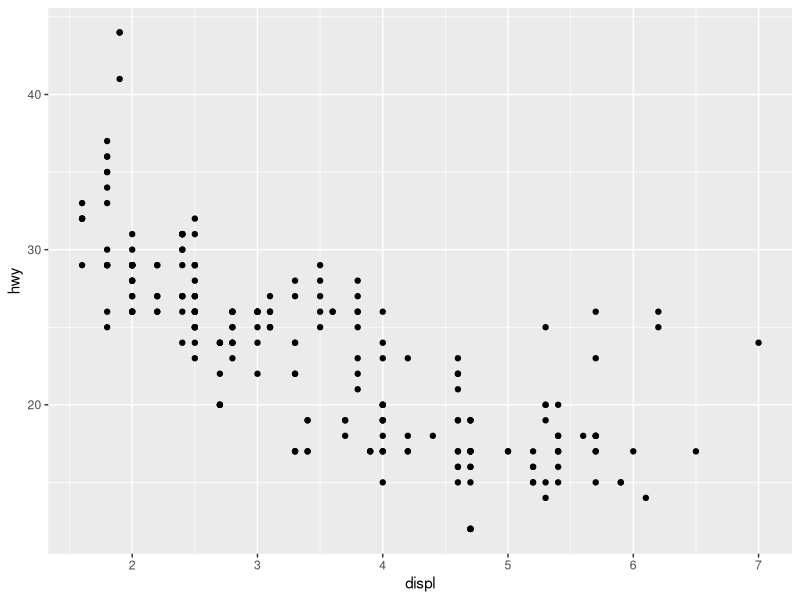
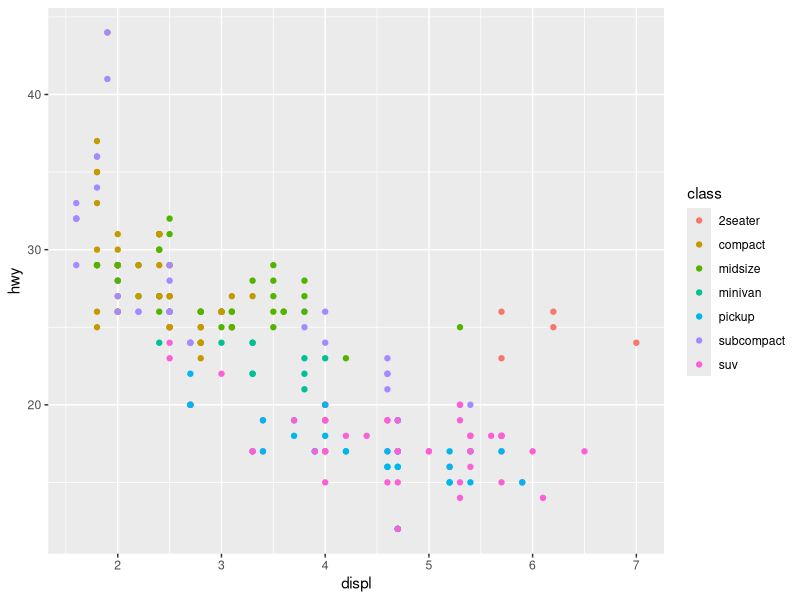
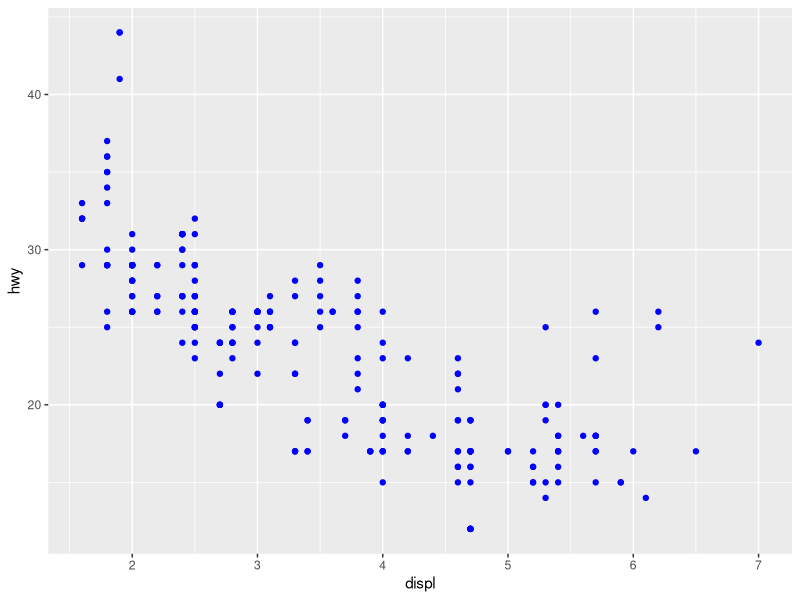
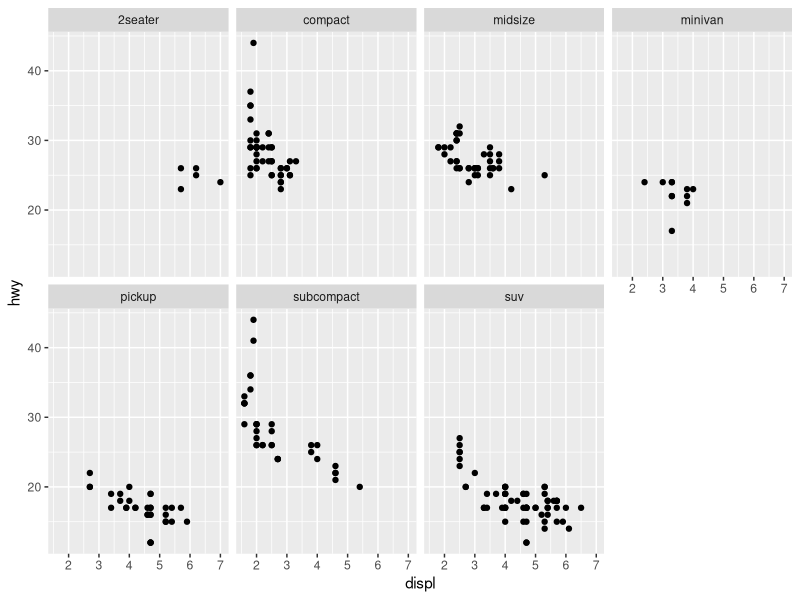
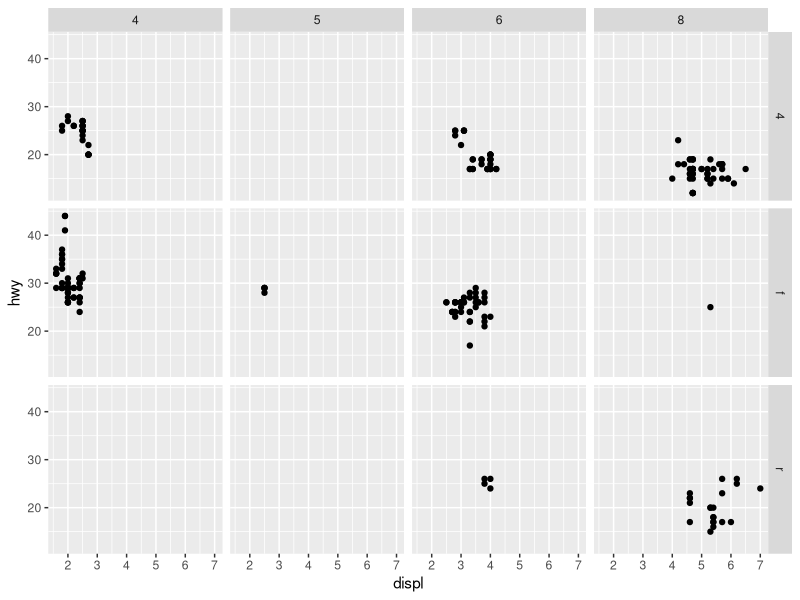
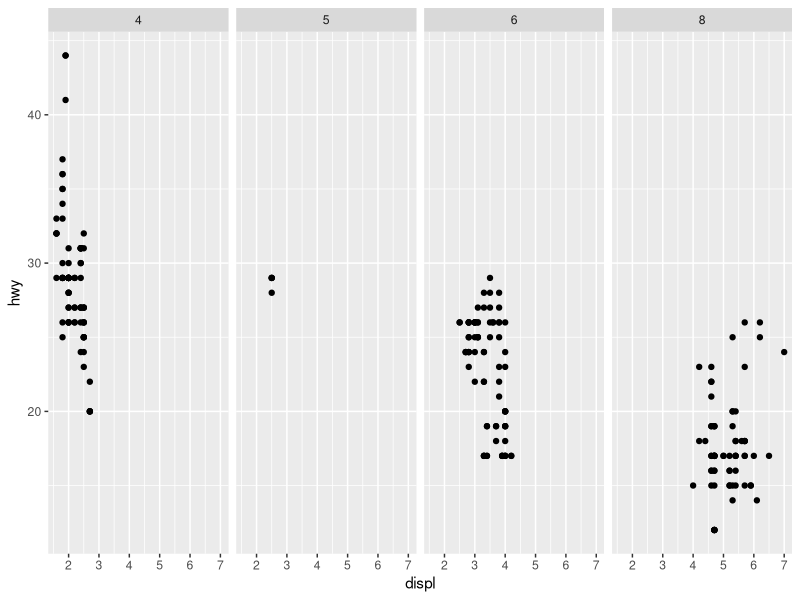
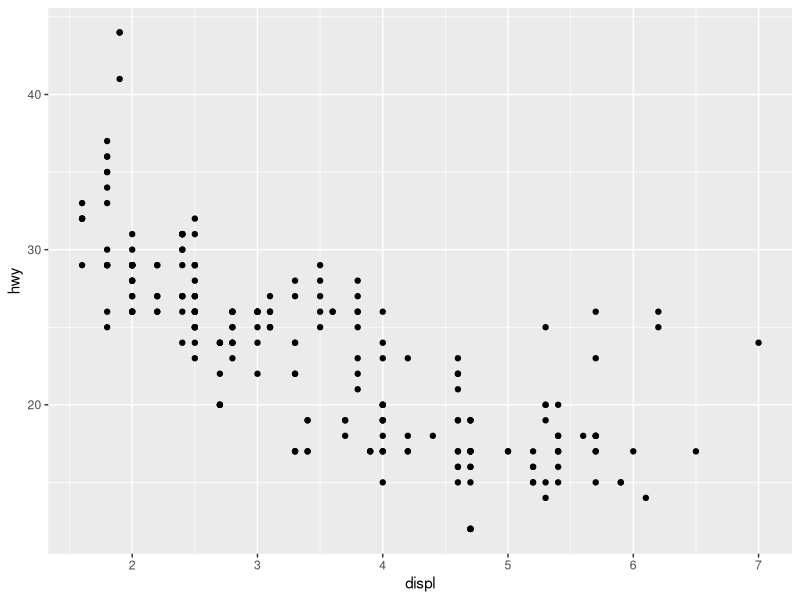
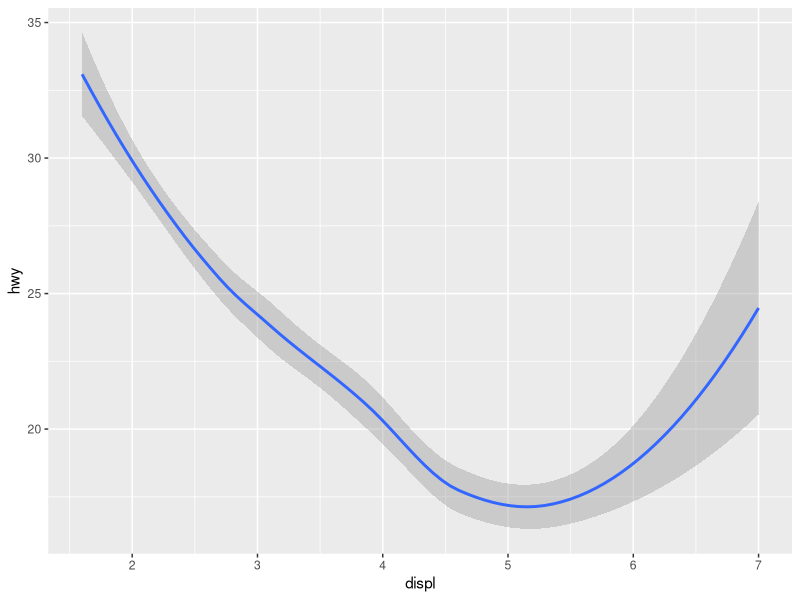

The R source for these figures, in order:
#### Preface ####

## Data Science Model ##

# First you must import your data. This typically means that you take
# data stored in a file, database, or web API, and load it into a 
# data frame in R. 

# Next, it's a good idea to tidy the data, which means storing it in a
# consistent form that matches the semantics of the dataset with the
# way it's stored. In short, when your data is tidy, each column is
# a variable and each row is an observation. 

# Once data is tidy, a common first step is to transform the data. 
# Transformation includes narrowing in on observations of interest,
# creating new variables that are functions of existing variables, 
# and calculating a set of summary statistics.

# Together, tidying and transforming are called wrangling.

# Once you have tidy data, there are two main engines of knowledge
# generation: visualization and modeling.

# A good visualization will show you things that you did not expect
# or raise new questions about the data. It may also hint that you're
# asking the wrong question, or need to collect different data. 

# Once you've made your questions sufficiently precise, you can use
# a model to answer them. Every model makes assumptions, and by its
# nature a model cannot question its own assumptions. That means that
# a model can't fundamentally surprise you. 

# The last step of a data science project is communication. It doesn't
# matter how well your models and visualizations have led you to 
# understand the data unless you can also communicate your results
# to others. 

# Data exploration is the art of looking at your data, rapidly 
# generating hypotheses, quickly testing them, then repeating again
# and again. The goal is to generate many promising leads that you 
# can later explore in more depth.

#### Chapter 1: Data Visualization with ggplot2 ####

library('ggplot2')
library('tidyverse')

# ggplot2 implements the grammar of graphics, a coherent system
# for describing and building graphs. 

# If we need to be explicit about where a function (or dataset) 
# comes from, we'll use the special form package::function()

## Creating a ggplot ##

# With ggplot2, you begin a plot with the function ggplot(), which
# creates a coordinate system that you can add layers to. The first
# argument of ggplot() is the data to use in the graph. So the 
# line ggplot(data=mpg) creates an empty graph. The function 
# geom_point() adds a layer of points to your plot, which creates
# a scatterplot. Each geom function in ggplot2 takes a mapping 
# argument, which defines how variables in your data are mapped
# to visual properties. The mapping argument is always paired with
# aes(), and the x and y arguments specify which variables to map 
# to the respective axes. 

ggplot(data=mpg) + 
  geom_point(mapping=aes(x=displ, y=hwy))

### Graphing Template ###

# ggplot(data=<DATA>) +
#   <GEOM_FUNCTION>(mapping=aes(<MAPPINGS))

### Aesthetic Mappings ###

# You can add a third variable, like class, to a two-dimensional
# scatterplot by mapping it to an aesthetic, which is a visual 
# property of the objects in your plot. They can include things
# like the size, shape, and color of your points. 

# You can convey information about your data by mapping the 
# aesthetics in your plot to the variables in your data.
ggplot(data=mpg) + 
  geom_point(mapping=aes(x=displ, y=hwy, color=class))

# You can also set the aesthetic properties of your geom manually.
# To set an aesthetic manually, set the property by name as an 
# argument of your geom function, outside of the aes() argument. 
ggplot(data=mpg) + 
  geom_point(mapping=aes(x=displ, y=hwy), color='blue')

# One common problem when creating ggplot2 graphics is to put
# the + in the wrong place: it has to be at the end of a line, 
# not the beginning.

# It'll interpret the inputs as different classes, depending
# on what the inputs look like (in this case it treats the
# booleans as two separate classes)

### Facets ###

# Another way to add additional variables is to split your plot
# into facets, which are subplots that each display one subset
# of the data. 

# To facet your plot by a single variable, use facet_wrap(), the 
# first argument of which should be a formula, which you create
# with a ~ followed by a variable name (here "formula" is the 
# name of a data structure in R, not an "equation"). The variable
# that you pass to facet_wrap() should be discrete. 
ggplot(data=mpg) + 
  geom_point(mapping=aes(x=displ, y=hwy)) + 
  facet_wrap(~ class, nrow=2)

# To facet your plot on the combination of two variables, add 
# facet_grid() to your plot call. This time the formula should
# contain two variable names separated by a ~ where the left 
# variable will be the y-axis and the right variable will be
# the x-axis. 
ggplot(data=mpg) + 
  geom_point(mapping=aes(x=displ, y=hwy)) + 
  facet_grid(drv ~ cyl)

# If you prefer to not facet in the rows or columns dimension,
# use a '.' instead of a variable name.
ggplot(data=mpg) + 
  geom_point(mapping=aes(x=displ, y=hwy)) + 
  facet_grid(. ~ cyl)

### Geometric Objects ###

# A geom is the geometrical object that a plot uses to represent
# data. To change the geom in your plot, change the geom function
# that you add to ggplot().

# scatter
ggplot(data=mpg) + 
  geom_point(mapping=aes(x=displ, y=hwy))

# plot
ggplot(data=mpg) + 
  geom_smooth(mapping=aes(x=displ, y=hwy))

# You can set the linetype of line in geom_smooth(), where it'll
# draw a different line for each unique value of the variable 
# that you map to linetype.
ggplot(data=mpg) + 
  geom_smooth(mapping=aes(x=displ, y=hwy, linetype=drv))

# Many geoms use a single geometric object to display multiple
# rows of data. For these geoms, you can set the group aesthetic
# to a categorical variable to draw multiple objects. It'll draw
# a separate object for each unique value of the grouping variable. 

# In practice, it'll automatically group the data for these geoms
# whenever you map an aesthetic to a discrete variable (as in 
# the use of linetype). It's convenient to rely on this feature
# because the group aesthetic by itself does not add a legend.
ggplot(data=mpg) + 
  geom_smooth(mapping=aes(x=displ, y=hwy))

ggplot(data=mpg) + 
  geom_smooth(mapping=aes(x=displ, y=hwy, group=drv))

ggplot(data=mpg) + 
  geom_smooth(
    mapping=aes(x=displ, y=hwy, color=drv),
    show.legend=FALSE
  )

# To display multiple geoms in the same plot, add multiple geom
# functions to ggplot():
ggplot(data=mpg) + 
  geom_point(mapping=aes(x=displ, y=hwy)) + 
  geom_smooth(mapping=aes(x=displ, y=hwy))

# To avoid duplication of code (and hence reduce the need to change
# things at multiple spots) you may pass a set of mappings, which
# will be treated as global mappings to each geom in the graph.
ggplot(data=mpg, mapping=aes(x=displ, y=hwy)) + 
  geom_point() + 
  geom_smooth()

# If you pass mappings in a geom function, they'll be treated as
# local mappings for the layer. It'll use these mappings to extend
# of overwrite the global mappings for that layer only. 
ggplot(data=mpg, mapping=aes(x=displ, y=hwy)) + 
  geom_point(mapping=aes(color=class)) + 
  geom_smooth()

# You can use the same idea to specify different data for each 
# layer. Here, our smooth line displays just a subset of the 
# mpg data. The local data argument in geom_smooth overwrites
# the global data argument. 
ggplot(data=mpg, mapping=aes(x=displ, y=hwy)) + 
  geom_point(mapping=aes(color=class)) +
  geom_smooth(
    data=filter(mpg, class=='subcompact'),
    se=FALSE
  )

### Statistical Transformations ###

# The following bar chart displays the total number of diamonds
# in the diamonds dataset, grouped by cut.

ggplot(data=diamonds) + 
  geom_bar(mapping=aes(x=cut))

# Boxplots compute a robust summary of the distribution and 
# display a specially formatted box. The algorithm used to 
# calculate new values for a graph is called a stat, or 
# statistical transformation. geom_bar() uses stat_count() 
# by default.

# You can generally use geoms and stats interchangeably. This 
# works because every geom has a default stat, and every stat
# has a default geom. 

ggplot(data=diamonds) + 
  stat_count(mapping=aes(x=cut))

# There are three reasons you may need to use a stat explicitly:

# 1) You may want to override the default stat. In the following
#    code, the stat of geom_bar() is changed from count to 
#    identity, which allows the mapping of the heigth of the 
#    bars to the raw values of y. 

demo <- tribble(
  ~a, ~b,
  'bar_1', 20,
  'bar_2', 30,
  'bar_3', 40
)

ggplot(data=demo) + 
  geom_bar(
    mapping=aes(x=a, y=b), stat='identity'
  )

# 2) You may want to override the default mapping from transformed
#    variables to aesthetics. For example, you might want to display
#    a bar chart of proportion instead of count

ggplot(data=diamonds) + 
  geom_bar(
    mapping=aes(x=cut, y=after_stat(prop), group=1)
  )

# 3) You may want to draw greater attention to the statistical 
#    transformation. For example, you may use stat_summary(), 
#    which summarizes the y values for each unique x value

ggplot(data=diamonds) + 
  stat_summary(
    mapping=aes(x=cut, y=depth),
    fun.min=min,
    fun.max=max,
    fun=median
  )

### Position Adjustments ###

# You can color a bar chart using either the color aesthetic or
# the fill aesthetic

ggplot(data=diamonds) + 
  geom_bar(mapping=aes(x=cut, color=cut))

ggplot(data=diamonds) + 
  geom_bar(mapping=aes(x=cut, fill=cut))

# Note what happens if you map the fill aesthetic to another 
# variable. The bars are automatically stacked; each colored
# rectangle represents a combination of cut and clarity.

ggplot(data=diamonds) + 
  geom_bar(mapping=aes(x=cut, fill=clarity))

# The stacking is performed automatically by the position adjustment
# specified by the position argument. If you don't want a stacked
# bar chart, you can use 'identity', 'dodge', or 'fill'

# Identity will place each object exactly where it falls in the 
# context of the graph. This is not very useful for bar charts

ggplot(data=diamonds,
       mapping=aes(x=cut, fill=clarity)
) + 
  geom_bar(alpha=0.20, position='identity')

ggplot(
  data=diamonds,
  mapping=aes(x=cut, color=clarity)
) + 
  geom_bar(fill=NA, position='identity')

# The identity position adjustment is more useful for 2D geoms,
# like points, where it is the default

# Fill works like stacking, but makes each set of stacked bars
# the same height. This makes it easier to compare proportions
# across groups

ggplot(data=diamonds) + 
  geom_bar(
    mapping=aes(x=cut, fill=clarity),
    position='fill'
  )

# Dodge places overlapping objects directly beside one another.
# This makes it easier to compare individual values

ggplot(data=diamonds) + 
  geom_bar(
    mapping=aes(x=cut, fill=clarity),
    position='dodge'
  )

# There's another type of adjustment that's not useful for bar
# charts, but it can be very useful for scatterplots. Sometimes
# data is rounded, which leads to grid like plots (many points will
# overlap each other. This can be avoided by adding tiny random 
# noise to each point to avoid the overlapping nature. 

ggplot(data=mpg) + 
  geom_point(
    mapping=aes(x=displ, y=hwy),
    position='jitter'
  )

### Coordinate Systems ###

# The default coordinate system is the Cartesian coordinate system
# where the x and y positions act independently to find the location
# of each point. There are other coordinate systems that are 
# occasionally helpful.

# coord_flip() switches the x and y axes. This is useful if you want
# horizontal boxplots. It's also useful for long labels.

ggplot(data=mpg, mapping=aes(x=class, y=hwy)) + 
  geom_boxplot()

ggplot(data=mpg, mapping=aes(x=class, y=hwy)) + 
  geom_boxplot() + 
  coord_flip()

# coord_quickmap() sets the aspect ratio correctly for maps. This
# is important if you're plotting spatial data with ggplot2

nz <- map_data('nz')

ggplot(data=nz, mapping=aes(x=long, y=lat, group=group)) + 
  geom_polygon(fill='white', color='black')

ggplot(data=nz, mapping=aes(x=long, y=lat, group=group)) + 
  geom_polygon(fill='white', color='black') + 
  coord_quickmap()

# coord_polar() uses polar coordinates, which reveal an interesting
# connection between a bar chart and a Coxcomb chart

bar <- ggplot(data=diamonds) + 
  geom_bar(
    mapping=aes(x=cut, fill=cut),
    show.legend=FALSE,
    width=1
  ) + 
  theme(aspect.ratio=1) + 
  labs(x=NULL, y=NULL)

bar + coord_flip()
bar + coord_polar()

### Layered Grammar of Graphics ###

# Let's add position adjustments, stats, coordinate systems, and
# faceting to our code template

# ggplot(data=<DATA>) + 
#   <GEOM_FUNCTION>(
#     mapping=aes(<MAPPINGS>),
#     stat=<STAT>,
#     position=<POSTION>
#   ) + 
#   <COORDINATE_FUNCTION> + 
#   <FACET_FUNCTION>

# The grammar of graphics is based on the insight that you can uniquely
# describe any plot as a combination of a dataset, a geometry, a set
# of mappings, a statistical transformation, a position adjustment, a
# coordinate system, and a faceting scheme. 
  
  











